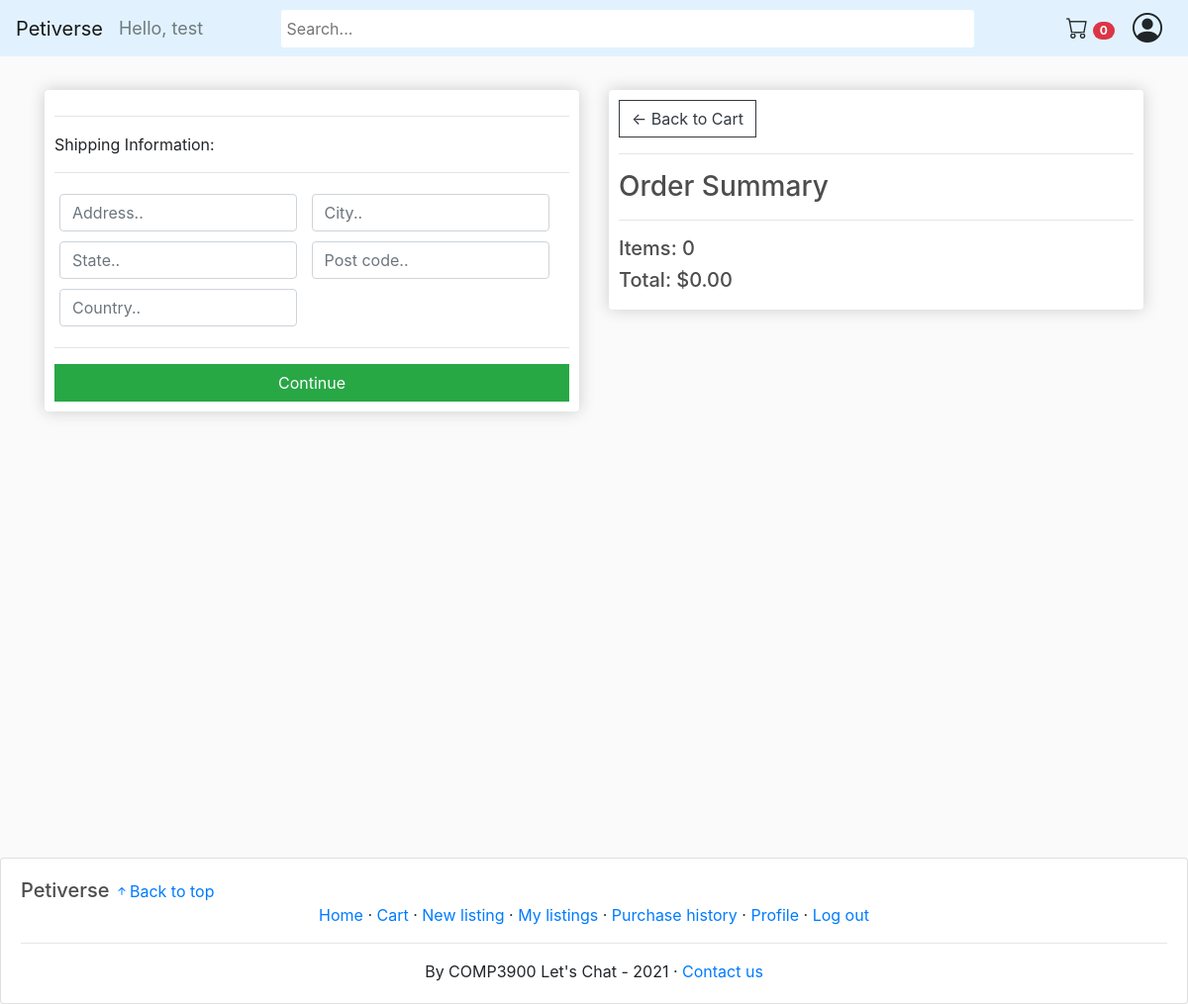
The page /checkout/ (signed in) on the database as committed earlier.
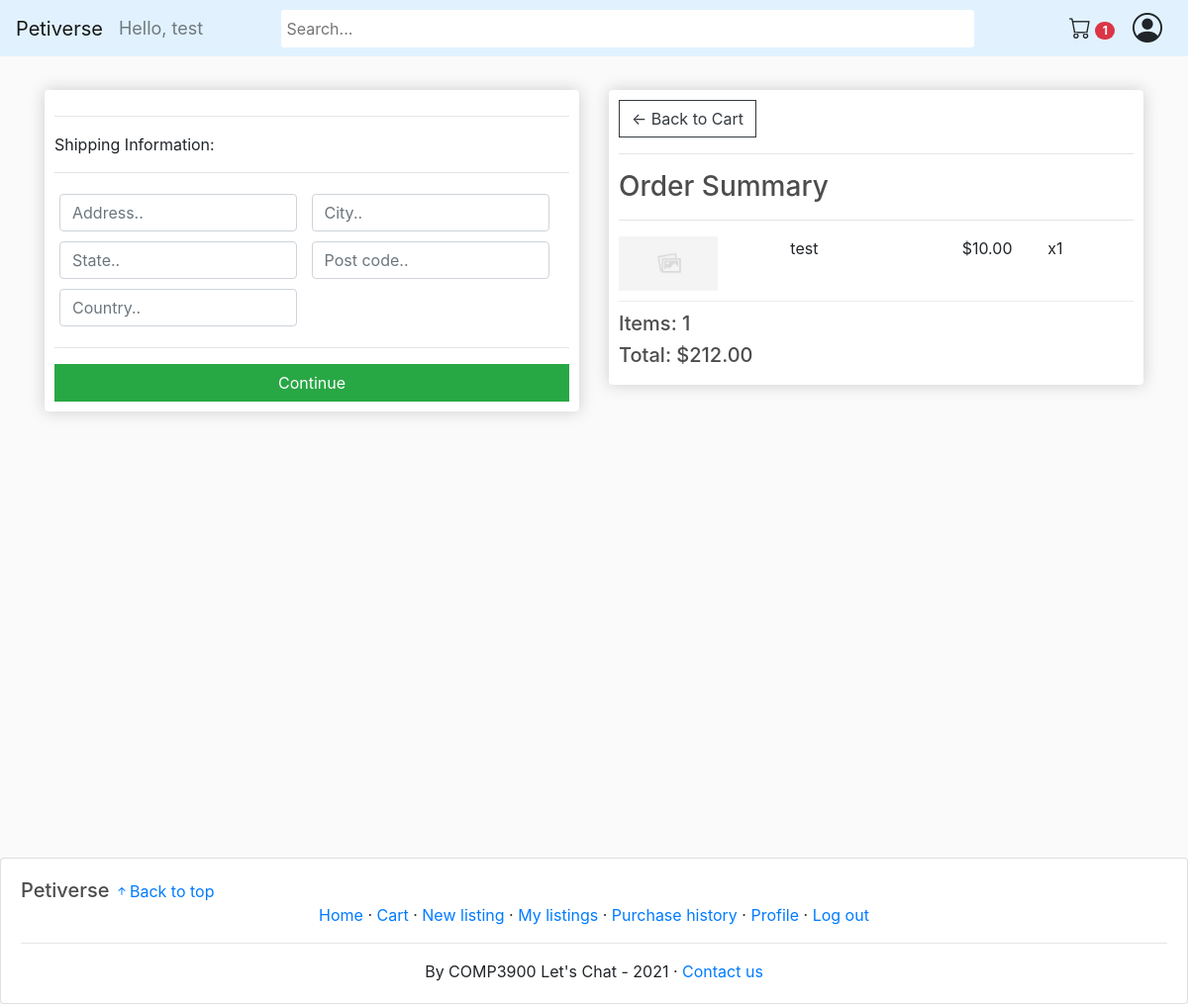
The same page on the database as committed later.
### store/models.py (models this page shows, shortened)
class Order(models.Model):
	customer = models.ForeignKey(Customer, on_delete=models.SET_NULL, null=True, blank=True)
	date_ordered = models.DateTimeField(auto_now_add=True)
	complete = models.BooleanField(default=False)
	transaction_id = models.CharField(max_length=100, null=True)
	@property
	def get_cart_total(self):
		orderitems = self.orderitem_set.all()
		total = sum([item.get_total for item in orderitems])
		return total
	@property
	def get_cart_items(self):
		orderitems = self.orderitem_set.all()
		total = sum([item.quantity for item in orderitems])
		return total

class OrderItem(models.Model):
	product = models.ForeignKey(Product, on_delete=models.SET_NULL, null=True)
	order = models.ForeignKey(Order, on_delete=models.SET_NULL, null=True)
	quantity = models.IntegerField(default=0, null=True, blank=True)
	date_added = models.DateTimeField(auto_now_add=True)
	@property
	def get_total(self):
		if self.product.selling_type == "sale":
			total = self.product.price * self.quantity
		else:
			total = self.product.starting_bid
		return total

class Product(models.Model):
    name = models.CharField(max_length=200)
    selling_type = models.CharField(max_length=10, choices=SELLING_CHOICES, default='sale')
    price = models.DecimalField(max_digits=30, decimal_places=2)
    starting_bid = models.DecimalField(max_digits=30, decimal_places=2, default=0)
    end_date = models.DateTimeField(default=timezone.now, blank=True, null=True)
    highest_bidder = models.ForeignKey(Customer, on_delete=models.CASCADE, null=True, blank=True, related_name='highest_bidder')
    remaining_unit = models.IntegerField()
    sold_unit = models.IntegerField(default=0)
    isAnimal = models.BooleanField(default=False,null=True, blank=True)
    description = models.TextField(max_length=1000)
    image = models.ImageField(null=True, blank=True)
    warranty = models.CharField(max_length=200, null=True)
    delivery_period = models.DurationField()
    seller = models.ForeignKey(Customer, on_delete=models.CASCADE, null=True, blank=True)
    tags = TaggableManager()
    slug_str = models.SlugField(blank=True)
    is_active = models.BooleanField(default=True)
    @property
    def imageURL(self):
        try:
            url = self.image.url
        except:
            url = no_image_url
        return url

### store/views.py (the view)
# urls.py: path('checkout/', views.checkout, name="checkout"),
def checkout(request):
    if request.user.is_authenticated:
        customer = request.user.customer
        order, created = Order.objects.get_or_create(customer=customer, complete=False)
        items = order.orderitem_set.all()
        cartItems = order.get_cart_items
    else:
        items = []
        order = {'get_cart_total':0, 'get_cart_items':0}
        cartItems = order.get('get_cart_items')
    context = {'items':items, 'order':order, 'cartItems':cartItems}
    return render(request, 'store/checkout.html', context)

### store/templates/store/checkout.html (shortened to what this page needs)
{% extends 'store/main.html' %}
{% load static %}
{% block content %}
     <div class="row">
		<div class="col-lg-6">
			<div class="box-element" id="form-wrapper">
				<form id="form">
					<div id="shipping-info">
						<hr>
						<p>Shipping Information:</p>
						<hr>
						<div class="form-field">
							<input required class="form-control" type="text" name="address" placeholder="Address..">
						</div>
						<div class="form-field">
							<input required class="form-control" type="text" name="city" placeholder="City..">
						</div>
						<div class="form-field">
							<input required class="form-control" type="text" name="state" placeholder="State..">
						</div>
						<div class="form-field">
							<input required class="form-control" type="text" name="postcode" placeholder="Post code..">
						</div>
						<div class="form-field">
							<input required class="form-control" type="text" name="country" placeholder="Country..">
						</div>
					</div>
					<hr>
					<input id="form-button" class="btn btn-success btn-block" type="submit" value="Continue">
				</form>
			</div>
			<br>
		</div>
		<div class="col-lg-6">
			<div class="box-element">
				<a  class="btn btn-outline-dark" href="{% url 'cart' %}">&#x2190; Back to Cart</a>
				<hr>
				<h3>Order Summary</h3>
				<hr>
				{% for item in items %}
				<div class="cart-row">
					<div style="flex:2"><img class="row-image" src="{{item.product.imageURL}}"></div>
					<div style="flex:2"><p>{{item.product.name}}</p></div>
					<div style="flex:1"><p>${{item.product.price|floatformat:2}}</p></div>
					<div style="flex:1"><p>x{{item.quantity}}</p></div>
				</div>
				{% endfor %}
				<h5>Items:   {{order.get_cart_items}}</h5>
				<h5>Total:   ${{order.get_cart_total|floatformat:2}}</h5>
			</div>
		</div>
	</div>
{% endblock content %}

### store/templates/store/main.html (shortened to what this page needs)
<!DOCTYPE html>
{% load static %}
<html>
<head>
	<link rel="stylesheet" href="https://stackpath.bootstrapcdn.com/bootstrap/4.4.1/css/bootstrap.min.css">
	<link rel="stylesheet" type="text/css" href="{% static 'css/main.css' %}">
</head>
<body>
	<nav class="navbar sticky-top navbar-expand-lg navbar-light bg-light" style="padding-top:5px;padding-bottom:5px;">
		<a class="navbar-brand" href="{% url 'store' %}">Petiverse</a>
		<div class="navbar-collapse collapse w-100 order-0 order-md-0 dual-collapse2">
			<ul class="navbar-nav mr-auto">
				<li class="nav-item active">
				  {% if request.user.is_authenticated %}
					  <span class="hello-msg navbar-text">Hello, {{request.user.customer.nickname}}</span>
				  {% endif %}
				</li>
			  </ul>
		</div>
		<div class="mx-auto order-1">
	        <form action="{% url 'search_result' %}" method="get">
	        	<input class="search_bar"  name = "q" type="text" placeholder="Search...", style="border-radius:3px !important; border:none; min-height:38px !important; padding-left:5px;">
	        </form>
		</div>
		<div class="navbar-collapse collapse w-100 order-2 dual-collapse2">
			<ul class="navbar-nav ml-auto">
				{% if request.user.is_authenticated %}
				<li class="nav-item">
					<a class="btn" href="{% url 'cart' %}"><i class="bi-cart" style="font-size:22px;"></i> <span class="badge badge-pill badge-danger">{{cartItems}}</span></a>
				</li>
				{% endif %}
			</ul>
			{% if request.user.is_authenticated %}
				<div class="dropdown">
					<i class="bi-person-circle" id="user-icon" onclick="toggleDropdown()" ></i>
				</div>
			{% endif %}
		</div>
	</nav>
     <div class="container">
            <br>
            {% block content %}
            {% endblock content %}
         </div>
	<footer class="card">
		<div>
			<h5 style="display:inline;">Petiverse</h5>
			<a href="#" style="display:inline;"><i class="bi-arrow-up-short"></i>Back to top</a>
		</div>
		<div style="text-align:center;">
			<a href="/">Home</a>
			&middot
			{% if request.user.is_authenticated %}
				<a href="{% url 'cart' %}">Cart</a>
				&middot
				<a href="{% url 'new_product' %}">New listing</a>
				&middot
				<a href="{% url 'my_listings' %}">My listings</a>
				&middot
				<a href="{% url 'purchase_history' %}">Purchase history</a>
				&middot
				<a href="{% url 'user_profile' %}">Profile</a>
				&middot
				<a href="{% url 'logout' %}">Log out</a>
			{% else %}
				<a href="{% url 'login' %}">Log in</a>
				&middot
				<a href="{% url 'signup' %}">Sign up</a>
			{% endif %}
		</div>
		<hr>
		<div style="text-align:center;">
			By COMP3900 Let's Chat - 2021
			&middot
			<a href="mailto:unswcomp3900@gmail.com">Contact us</a>
		</div>
	</footer>
</body>
</html>

Rows that differ between the two databases and show on the page:
added OrderItem: product.name "test", product.price "10.00", quantity "1"
computed for Order: get_cart_items "0" → "1"; get_cart_total "0.00" → "212.00"
Other text that changed with them:
{{ cartItems }}: "0" → "1"
